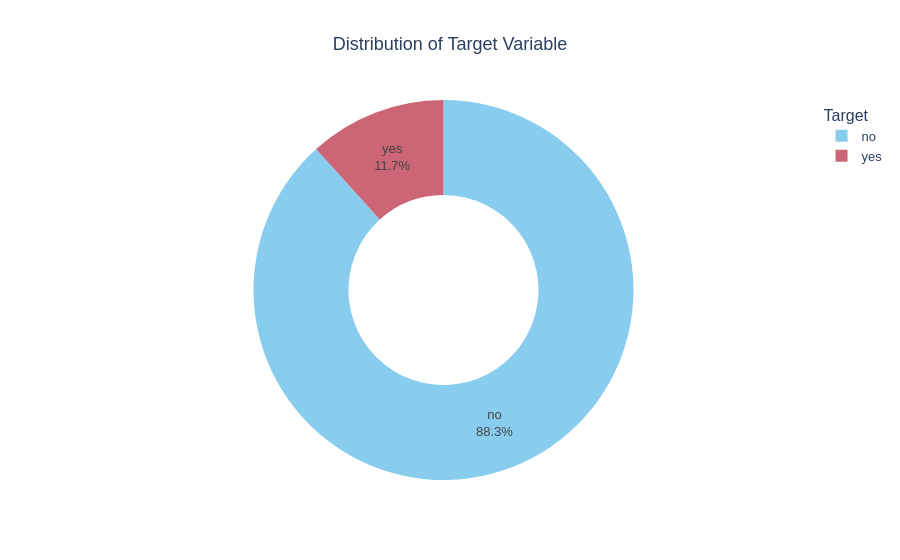

Notebook code for this chart:
### Markdown cell above
<div style="
  width: 97%;
  margin: 18px 0;
  padding: 14px 18px;
  border-radius: 12px;
  text-align: left;
  background: rgba(140, 140, 140, 0.10);
  border: 1px solid rgba(140, 140, 140, 0.18);
  box-shadow: 0 6px 18px rgba(0,0,0,0.12);
  backdrop-filter: blur(10px);
  position: relative;
  overflow: hidden;
">
  <div style="
    position: absolute;
    left: 0; 
    top: 0; 
    bottom: 0;
    width: 6px;
    background: linear-gradient(180deg, #5e0ab9 0%, #6a11cb 55%, #3f84fd 100%);
  "></div>
  <h3 style="
    margin: 0;
    padding-left: 12px;
    font-family: 'Segoe UI', sans-serif;
    font-weight: 800;
    letter-spacing: 1px;
    font-size: 1.25em;
    color: inherit;
  ">
    2. Q1 What is the overall success rate of the campaign?
  </h3>
</div>

### Code cell
our_plots.plot_pie(df["y"], title="Distribution of Target Variable", x_label="Target", y_label="Count", hole=0.5)

### Figure 1 — Plotly figure (JSON) as saved in the notebook; plotly's stock layout.template omitted (floating-point values rounded to 4 significant figures)
{"data": [{"domain": {"x": [0, 1], "y": [0, 1]}, "hole": 0.5, "hovertemplate": "Target=%{label}<br>Count=%{value}<extra></extra>", "labels": ["no", "yes"], "legendgroup": "", "name": "", "showlegend": true, "textfont": {"family": "Arial", "size": 13}, "textinfo": "percent+label", "type": "pie", "values": [39922, 5289]}], "layout": {"font": {"family": "Arial", "size": 13}, "legend": {"title": {"text": "Target"}, "tracegroupgap": 0}, "piecolorway": ["rgb(136, 204, 238)", "rgb(204, 102, 119)", "rgb(221, 204, 119)", "rgb(17, 119, 51)", "rgb(51, 34, 136)", "rgb(170, 68, 153)", "rgb(68, 170, 153)", "rgb(153, 153, 51)", "rgb(136, 34, 85)", "rgb(102, 17, 0)", "rgb(136, 136, 136)"], "title": {"text": "Distribution of Target Variable", "x": 0.5}}}
